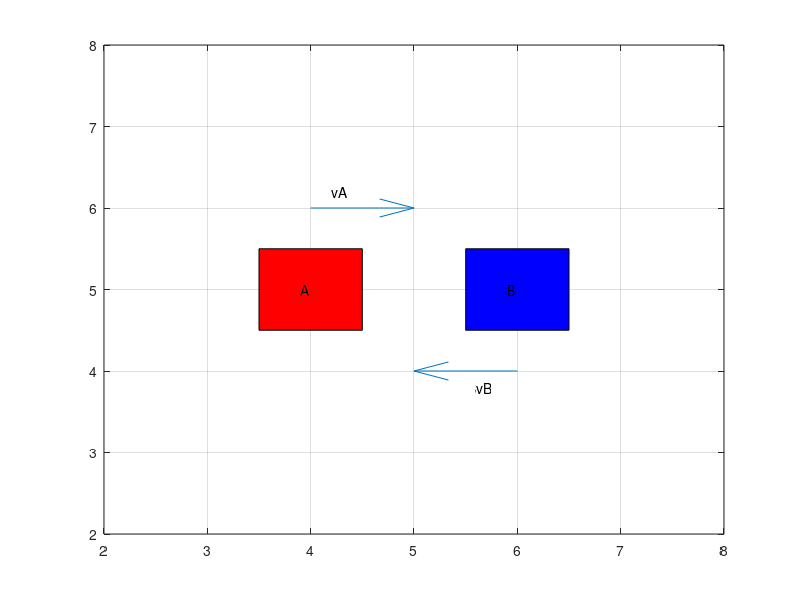

This figure's MATLAB source:

figure(1)
grid on


quiver([4,6],[6,4],[1,-1],[0,0],0)

text(4.2,6.2, sprintf('vA'))
text(5.6,3.8, sprintf('vB'))

A=[3.5,4.5,1,1]
rectangle('Position',A,'FaceColor',[1 0 0]);
text(3.9,5, sprintf('A'))

B=[5.5,4.5,1,1]
rectangle('Position',B,'FaceColor',[0 0 1]);
text(5.9,5, sprintf('B'))

axis([2 8 2 8]);

grid on